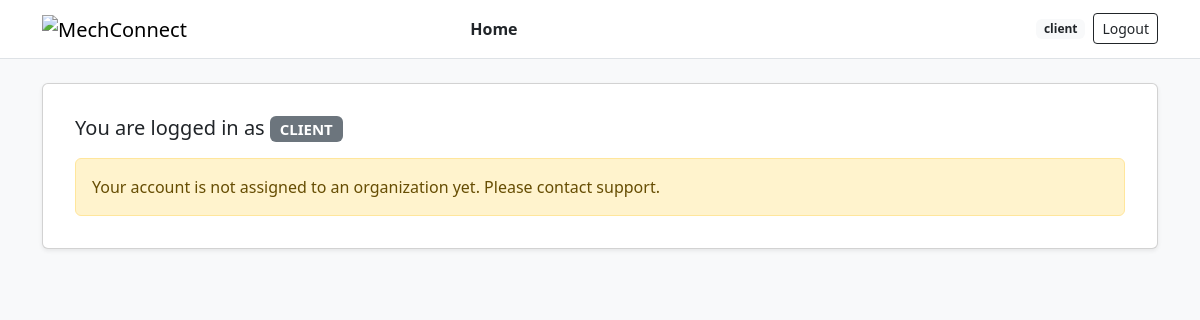
/ (signed in), run on an earlier commit of the app's database.
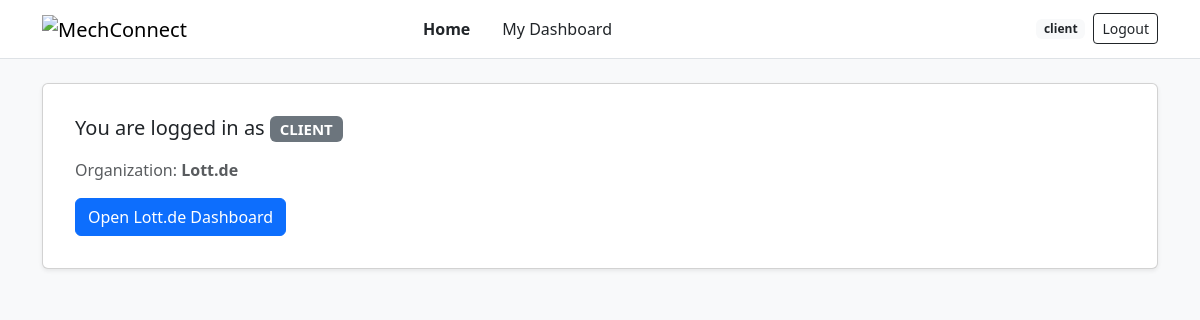
And on a later commit of the database.
### dashboard/models.py (models this page shows, shortened)
class Organization(models.Model):
    name = models.CharField(max_length=120)
    slug = models.SlugField(unique=True)

### dashboard/views.py (the view)
# urls.py: path("", home, name="home"),   # <-- add home at root
def home(request):
    user = request.user
    context = {"is_authenticated": user.is_authenticated,
               "is_master": False, "orgs": [], "client_org": None}
    if user.is_authenticated:
        if hasattr(user, "is_master") and user.is_master():
            context["is_master"] = True
            context["orgs"] = list(Organization.objects.all().order_by("name"))
        else:
            context["client_org"] = user.organization
    return render(request, "home.html", context)

### dashboard/models.py (called while the page is built)
    def is_master(self):
        return self.role == "MASTER" or self.is_superuser  # or add: or self.is_staff

### dashboard/templates/home.html (shortened to what this page needs)
{% extends "base.html" %}
{% block content %}
{% if not is_authenticated %}
  <div class="row justify-content-center">
    <div class="col-12 col-md-8 col-lg-6">
      <div class="card shadow-sm">
        <div class="card-body text-center">
          <h1 class="h4 mb-3">Welcome</h1>
          <p class="text-muted mb-4">
            Please sign in to access your dashboard.
          </p>
          <a class="btn btn-primary" href="{% url 'login' %}">Login</a>
        </div>
      </div>
    </div>
  </div>
{% else %}
  {% if is_master %}
    <div class="card shadow-sm mb-4">
      <div class="card-body">
        <h2 class="h5 mb-3">You are logged in as <span class="badge bg-dark">MASTER</span></h2>
        <div class="d-flex gap-2 flex-wrap">
          <a class="btn btn-outline-primary" href="{% url 'master_dashboard' %}">Open Master Dashboard</a>
        </div>
      </div>
    </div>
    <div class="card shadow-sm">
      <div class="card-body">
        <h3 class="h6 mb-3">Client Dashboards</h3>
        {% if orgs %}
          <div class="list-group">
            {% for o in orgs %}
              <a class="list-group-item list-group-item-action d-flex justify-content-between align-items-center"
                 href="{% url 'client_dashboard' org_slug=o.slug %}">
                <span>{{ o.name }}</span>
                <span class="text-muted small">{{ o.slug }}</span>
              </a>
            {% endfor %}
          </div>
        {% else %}
          <div class="alert alert-secondary mb-0">No organizations found.</div>
        {% endif %}
      </div>
    </div>
  {% else %}
    <div class="card shadow-sm">
      <div class="card-body">
        <h2 class="h5 mb-3">You are logged in as <span class="badge bg-secondary">CLIENT</span></h2>
        {% if client_org %}
          <p class="mb-3 text-muted">Organization: <strong>{{ client_org.name }}</strong></p>
          <a class="btn btn-primary" href="{% url 'client_dashboard' org_slug=client_org.slug %}">
            Open {{ client_org.name }} Dashboard
          </a>
        {% else %}
          <div class="alert alert-warning mb-0">
            Your account is not assigned to an organization yet. Please contact support.
          </div>
        {% endif %}
      </div>
    </div>
  {% endif %}
{% endif %}
{% endblock %}

### dashboard/templates/base.html (shortened to what this page needs)
{% load static %}
<!DOCTYPE html>
<html>
  <head>
    <link
      href="https://cdn.jsdelivr.net/npm/bootstrap@5.3.8/dist/css/bootstrap.min.css"
      rel="stylesheet"
    />
  </head>
  <body class="bg-light">
    <nav class="navbar navbar-light bg-white border-bottom">
      <div class="container d-flex align-items-center">
        <a class="navbar-brand me-3" href="{% url 'home' %}">
          <img
            src="https://mechconnect.de/logo.svg"
            alt="MechConnect"
            height="28"
          />
        </a>
        <ul class="nav mx-auto">
          <li class="nav-item">
            <a class="nav-link fw-semibold text-dark" href="{% url 'home' %}">Home</a>
          </li>
          {% if user.is_authenticated %} {% if user.is_master %}
          <li class="nav-item">
            <a class="nav-link text-dark" href="{% url 'master_dashboard' %}"
              >Master Dashboard</a
            >
          </li>
          {% elif user.organization %}
          <li class="nav-item">
            <a
              class="nav-link text-dark"
              href="{% url 'client_dashboard' org_slug=user.organization.slug %}"
            >
              My Dashboard
            </a>
          </li>
          {% endif %} {% endif %}
        </ul>
        <div class="d-flex align-items-center ms-auto">
          {% if user.is_authenticated %}
          <span class="badge text-bg-light text-dark me-2"
            >{{ user.username }}</span
          >
          <form action="{% url 'logout' %}" method="post" class="mb-0">
            <button type="submit" class="btn btn-outline-dark btn-sm">
              Logout
            </button>
          </form>
          {% else %}
          <a class="btn btn-outline-dark btn-sm" href="{% url 'login' %}"
            >Login</a
          >
          {% endif %}
        </div>
      </div>
    </nav>
    <main class="container my-4">{% block content %}{% endblock %}</main>
  </body>
</html>

What changed in the data, as far as the page shows it:
changed User "client": organization_id empty → 3 (drawn)
now on this page (row unchanged): Organization: name "Lott.de"
Also different on the page:
text no longer shown: "Your account is not assigned to an organization yet. Please contact support."
text now shown: "My Dashboard Organization: Open Dashboard"
